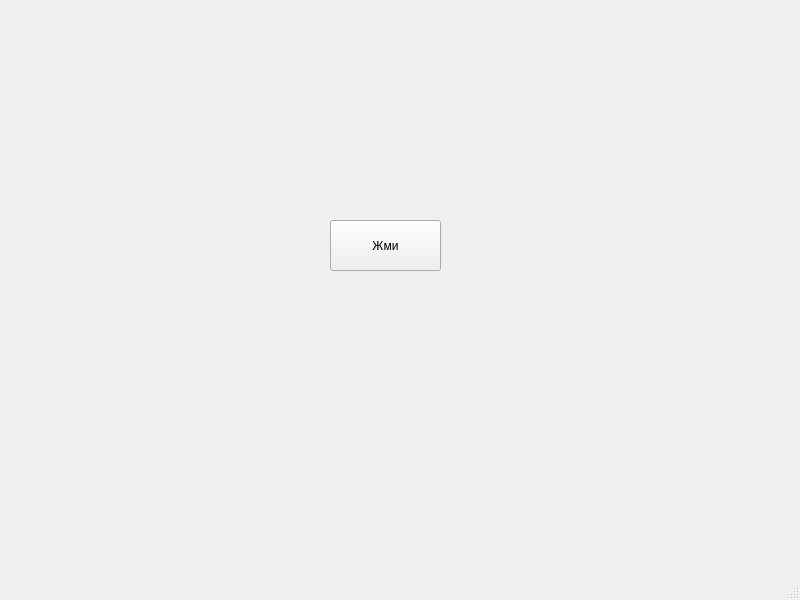
<?xml version="1.0" encoding="UTF-8"?>
<ui version="4.0">
 <class>MainWindow</class>
 <widget class="QMainWindow" name="MainWindow">
  <property name="geometry">
   <rect>
    <x>0</x>
    <y>0</y>
    <width>800</width>
    <height>600</height>
   </rect>
  </property>
  <property name="windowTitle">
   <string>MainWindow</string>
  </property>
  <widget class="QWidget" name="centralwidget">
   <widget class="QPushButton" name="pushButton">
    <property name="geometry">
     <rect>
      <x>330</x>
      <y>220</y>
      <width>111</width>
      <height>51</height>
     </rect>
    </property>
    <property name="text">
     <string>Жми</string>
    </property>
   </widget>
  </widget>
  <widget class="QMenuBar" name="menubar">
   <property name="geometry">
    <rect>
     <x>0</x>
     <y>0</y>
     <width>800</width>
     <height>21</height>
    </rect>
   </property>
  </widget>
  <widget class="QStatusBar" name="statusbar"/>
 </widget>
 <resources/>
 <connections/>
</ui>
